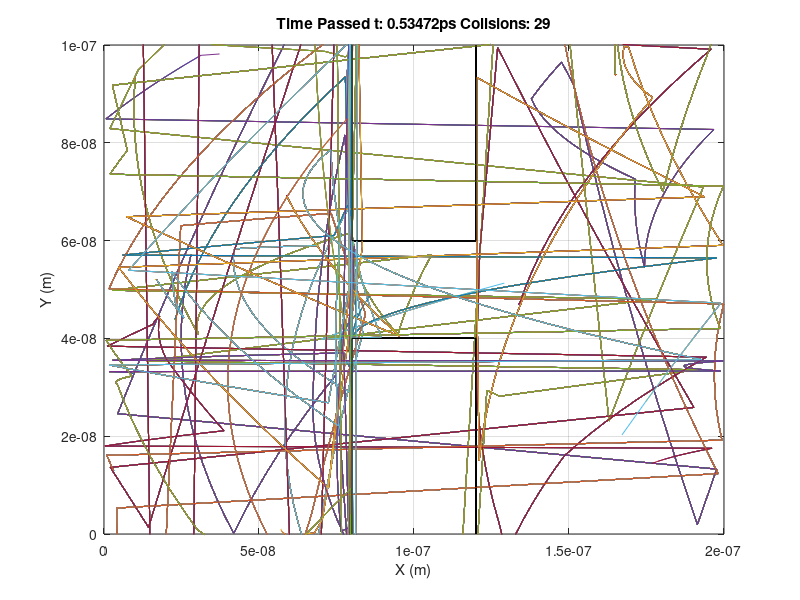
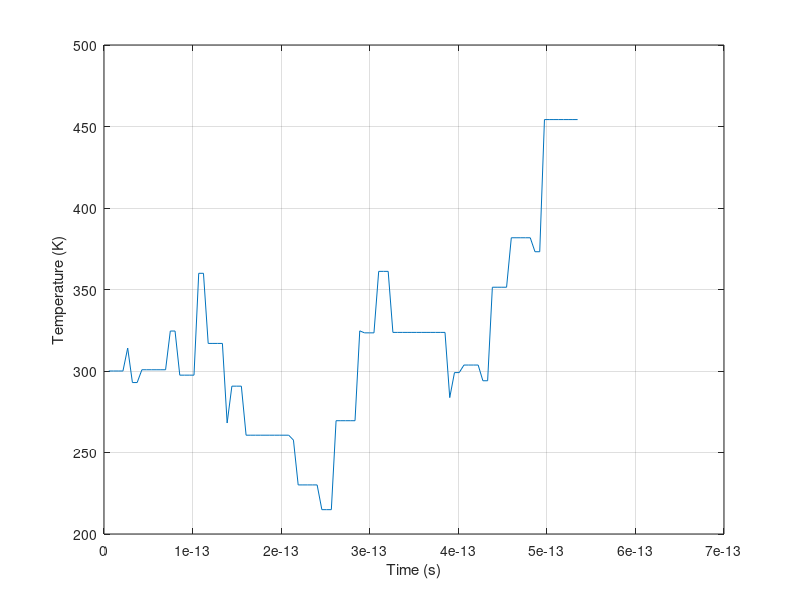

These figures' MATLAB source, in order: (Note: this script raises an error after producing the figures.)
% MC/FD - ELEC 4700 Assignment 1

% Monte Carlo Modelling of Electron Transport - ELEC 4700 Assignment 1

close all
clear 
format short
clc

% Constants
m0 = 9.11e-31; % kg
me = 0.26*m0;
q = 1.602e-19; % C
kB = 1.38066e-23; % J/K
nm = 1e-9; % nanometre
ps = 1e-12; % picosecond

% Dimensions
Elec = 10;  % simulates for 10 particles at once
xdim = 200; % nm
ydim = 100; % nm and need to make same length
x = zeros(Elec,1)*nm;
y = zeros(Elec,1)*nm; %need to make same length 
% Reg = zeros(xdim*1e9,ydim*1e9)*nm;  % semiconductor region

% Specifics
InitialTemp = 300; % in [K]
vtFirst = sqrt(2*kB*InitialTemp/me); %1.8701e5 in m/s
Tmn = 0.02*ps;

% Simulation setup
steps = 100; 
dt = nm/vtFirst; %5.347e-15s    
Temp = zeros(Elec,1);
TempNew = zeros(Elec,1);
vtNew = zeros(Elec,1);
t = zeros(1,Elec);
dz = zeros(Elec,1); % straight path
dx = zeros(Elec,1); % new x dif
dy = zeros(Elec,1); % new y dif 

% Electric Field Contribution
Vx = .1; % V
Vy = 0; % V y-values calculated but ignored since they are all zero

% Ex = Vx/(xdim*nm); % V/m
Ey = Vy/(ydim*nm); % V/m
% E From previous parts:
Ex = 1e6; % V/m

Fx = q*Ex; % N
Fy = q*Ey; % N
rho = 10^15;

dvx = Fx*Tmn/me; % speed changes from electric field 
dvy = Fy*Tmn/me;
dxE = dvx*Tmn; % distance changes from electric field
dyE = dvy*Tmn; 

% Scatter Parameters
on = 1;
off = 0;
scatter = on; % scattering on/off switch
% scatter = off; 
collide = 0; % counter for collisons
p = (1 - exp(-dt/Tmn))/10; % probability for scatter threshold
re = 0; % default rebound velocity factor
% re = -0.5; % Bounces back at half its initial speed

% 
xbc = 0;
xCompare = 0;
ybc = 0;
yCompare = 0;

for i = 1:steps    
   
    if i == 1
        t(i,:) = dt;
        Temp(:,i) = InitialTemp;
        vtNew(:,i) = vtFirst;        
        
        Boxes = {};
        
        %Test BCs
%         Boxes{1}.X = [0.9 1.1]*100*nm; %top box
%         Boxes{1}.Y = [0.8 1.0]*100*nm;
% %         Boxes{1}.BC = 0.0;
%         
%         Boxes{2}.X = [0.9 1.1]*100*nm; %bottom box
%         Boxes{2}.Y = [0.0 0.2]*100*nm;
% %         Boxes{2}.BC = 0.0; 

        %2nd set of BCs
        Boxes{1}.X = [0.8 1.2]*100*nm; % top box
        Boxes{1}.Y = [0.6 1.0]*100*nm;
%         Boxes{1}.BC = 0.0;
        
        Boxes{2}.X = [0.8 1.2]*100*nm; % bottom box
        Boxes{2}.Y = [0.0 0.4]*100*nm;
%         Boxes{2}.BC = 0.0;
        
        prev = -1; % check for if boundaries were passed
        e=1;
        while e <= Elec % random positions for each particle
                        
            randx = round(rand*xdim)*nm;
            randy = round(rand*ydim)*nm;
            
            % check to see if in box
            if Boxes{1}.X(1,1)<randx && randx<Boxes{1}.X(1,2) &&...
               Boxes{1}.Y(1,1)<randy && randy<Boxes{1}.Y(1,2) ||...%first
               Boxes{2}.X(1,1)<randx && randx<Boxes{2}.X(1,2) &&...
               Boxes{2}.Y(1,1)<randy && randy<Boxes{2}.Y(1,2) %second box
                                
            else
                x(e,i) = randx;
                y(e,i) = randy;
                e=e+1;
            end
                      
        end 
        
    else
        t(i,:) = t(i-1,:) + dt;
        r = rand(1,Elec); % Chance of scattering
        
        % Particle direction
        if i == 2 % initial angle, regardless of scattering
            
            for e = 1:Elec
                theta = rand*360; % random angle in deg
                dz(e,i) = vtFirst*Tmn; % straight path
                dx(e,i) = sind(theta)*dz(e,i); % new x dif
                dy(e,i) = cosd(theta)*dz(e,i); % new y dif 
                x(e,i) = x(e,i-1) + dx(e,i);
                y(e,i) = y(e,i-1) + dy(e,i); 
                Temp(e,i) = Temp(e,i-1);
                vtNew(e,i) = vtFirst;
            end

        else
            
            if scatter == on % yes scatter
            
                for e = 1:Elec 

                    if r(1,e) < p % check each electron for scatter %

                        vtNew(e,i) = vtFirst+randn*vtFirst/sqrt(2);
                        theta = rand*360; % random angle in deg
                        dz(e,i) = vtNew(e,i)*Tmn; % straight path
                        dx(e,i) = sind(theta)*dz(e,i) + dxE; % new x difference
                        dy(e,i) = cosd(theta)*dz(e,i); % new y difference 

                        % updating position, velocity, temperature
                        TempNew(e,i) = me*vtNew(e,i).^2/(2*kB); 
                        Temp(e,i) = TempNew(e,i); 
                        x(e,i) = x(e,i-1) + dx(e,i); 
                        y(e,i) = y(e,i-1) + dy(e,i); 
    %                     vtNew = vt;

                        collide = collide + 1; 

                    else % no scattering, just continue along inital path
                        
                        if prev == 1
                            
                        elseif prev == 0
                            
                        end
                        
                        dx(e,i) = x(e,i-1)-x(e,i-2) + dxE;
                        dy(e,i) = y(e,i-1)-y(e,i-2);
                        
                        dz(e,i) = sqrt(dx(e,i)^2 + dy(e,i)^2);
                        x(e,i) = x(e,i-1) + dx(e,i); 
                        y(e,i) = y(e,i-1) + dy(e,i);
    %                     prev = -1;
                        vtNew(e,i) = vtNew(e,i-1);
                        Temp(e,i) = Temp(e,i-1);
                    end

                end

            else % no scattering, just continue along inital path

                for e = 1:Elec
                    dx(e,i) = x(e,i-1)-x(e,i-2) + dxE;
                    dy(e,i) = y(e,i-1)-y(e,i-2); 
                    dz(e,i) = sqrt(dx(e,i)^2 + dy(e,i)^2);
                    x(e,i) = x(e,i-1) + dx(e,i); 
                    y(e,i) = y(e,i-1) + dy(e,i);
                end
                    vtNew(e,i) = vtNew(e,i-1);
                    Temp(e,i) = Temp(e,i-1);

            end
                
            % Boundary Conditions
            for e = 1:Elec

                if x(e,i) < 0 || x(e,i) > xdim*nm % loop on left/right

                    xbc = xbc + 1;

                    if x(e,i) < 0
                        x(e,i) = x(e,i) + 2e-7 + dxE;    
    %                     xNew(e,i) = x(e,i) + 2e-7;
                    elseif x(e,i) > xdim*nm
                        x(e,i) = x(e,i) - 2e-7 + dxE;
    %                     xNew(e,i) = x(e,i) + 2e-7;
                    end

                end

                if y(e,i) < 0 || y(e,i) > ydim*nm % reflect off top/bottom         

                    if y(e,i) < 0 && dy(e,i) < 0 
                        
                        while y(e,i) < 0 
                            y(e,i) = y(e,i) - dy(e,i)/5;
                            prev = 0;
                        end
                        
                    elseif y(e,i) > ydim*nm && dy(e,i) > 0                            
                        
                        while y(e,i) > ydim*nm
                            y(e,i) = y(e,i) - dy(e,i)/5;
                            prev = 1;
                        end
                        
                    end
            
                    dy(e,i) = cosd(-theta)*dz(e,i); % reflecting y dif 
                    y(e,i) = y(e,i) - dy(e,i); 

                end
                
                % Reflect off Boxes - Top then Bottom
                if  Boxes{1}.X(1,1)<x(e,i) && x(e,i)<Boxes{1}.X(1,2) &&...
                    Boxes{1}.Y(1,1)<y(e,i) && y(e,i)<Boxes{1}.Y(1,2) ||...
                    Boxes{2}.X(1,1)<x(e,i) && x(e,i)<Boxes{2}.X(1,2) &&...
                    Boxes{2}.Y(1,1)<y(e,i) && y(e,i)<Boxes{2}.Y(1,2)  
                    

                    if Boxes{1}.X(1,1)<x(e,i) && x(e,i)<Boxes{1}.X(1,2) &&...
                       Boxes{1}.Y(1,1)<y(e,i) && y(e,i)<Boxes{1}.Y(1,2) 
                        
                        while Boxes{1}.X(1,1)<x(e,i) && x(e,i)<Boxes{1}.X(1,2) 
                            x(e,i) = x(e,i) - dx(e,i)/5;
                            prev = 0;
                        end
                   
                        while Boxes{1}.Y(1,1)<y(e,i) && y(e,i)<Boxes{1}.Y(1,2) 
                            y(e,i) = y(e,i) - dy(e,i)/5;
                            prev = 0;
                        end
                        
                    elseif Boxes{2}.X(1,1)<x(e,i) && x(e,i)<Boxes{2}.X(1,2) &&...
                           Boxes{2}.Y(1,1)<y(e,i) && y(e,i)<Boxes{2}.Y(1,2)                           
                        
                        while Boxes{2}.X(1,1)<x(e,i) && x(e,i)<Boxes{2}.X(1,2)
                            x(e,i) = x(e,i) - dx(e,i)/5;
                            prev = 1;
                        end
                       
                        while Boxes{2}.Y(1,1)<y(e,i) && y(e,i)<Boxes{2}.Y(1,2)
                            y(e,i) = y(e,i) - dy(e,i)/5;
                            prev = 1;
                        end
                        
                    end
            
                    dy(e,i) = cosd(-theta)*dz(e,i); % reflecting y dif 
                    y(e,i) = y(e,i) - dy(e,i); 

                end

            end
        
        end
                                             
    end

    %box lines
    bx1 = [80 80]*nm;
    bx2 = [120 120]*nm;
    bx3 = [80 120]*nm;
    by1 = [60 100]*nm;
    by2 = [0 40]*nm;
    by3 = [40 40]*nm;
    by4 = [60 60]*nm;
    
%     1c-i)  Particle Plot   
    for e = 1:Elec
        figure(1)
        if xbc > xCompare && ybc > yCompare         
            plot(xNew(e,:),yNew(e,:));
            xbc = xCompare;
            ybc = yCompare;
        elseif xbc < xCompare && ybc > yCompare
            plot(x(e,:),yNew(e,:));
            ybc = yCompare;
        elseif xbc > xCompare && ybc < yCompare
            plot(xNew(e,:),y(e,:));
            xbc = xCompare;
        end
             
        plot(x(e,:),y(e,:));   
        grid on;
        hold on;     
        pan on
        
    end
    %box plot
    plot(bx1,by1,'k')
    plot(bx1,by2,'k')
    plot(bx2,by1,'k')
    plot(bx2,by2,'k')
    plot(bx3,by3,'k')
    plot(bx3,by4,'k')

    xlim([0 xdim*nm])
    ylim([0 ydim*nm])
    xlabel('X (m)')
    ylabel('Y (m)')
    title(['Time Passed t: ', num2str(t(i)/ps), ...
        'ps Collsions: ', num2str(collide)]) 
    pan on
       
           
%     if mod(steps,5) == 0
%         pause(0.01)
%     end
end

% 1c-ii) Temp plot  
figure
plot(t(:,1),(mean(Temp)));
grid on;
hold on;

xlabel('Time (s)')
ylabel('Temperature (K)')
title(['Average Temperature: ', num2str(mean(Temp(:,i))), ...
    'K Max T: ', num2str(max(Temp,[],'all')),'K Min T: ',...
    num2str(min(Temp,[],'all')),'K']) 

display('Seconds Passed', num2str(t(i)));
finalTemp = num2str(mean(Temp(:,i)));

Jx = q*rho/Elec*sum(vtNew);

figure
plot(t(:,1),Jx);
grid on;
hold on;
xlabel('Time (s)')
ylabel('Current Density (A/m)')
title('Current Density over Time')

figure
surf(x,y,Temp)     
xlabel('x'),ylabel('y'),zlabel('Temperature (K)')
title('Temperature Map')
rotate3d on

J = q*rho/Elec*(vtNew);

figure
surf(x,y,J)     
xlabel('x'),ylabel('y'),zlabel('Density')
title('Density Map')
rotate3d on

